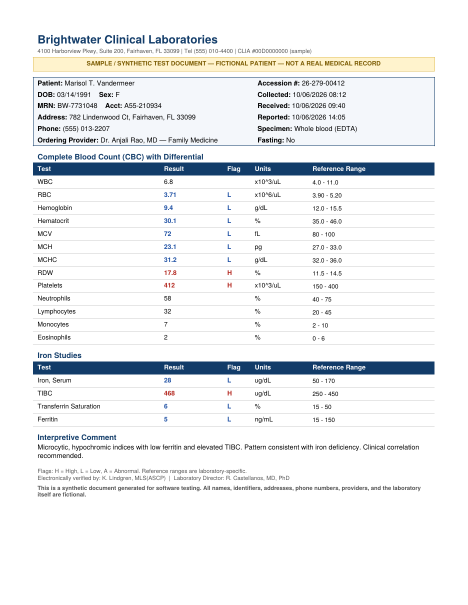
#> input picture labdog-app/mock-reports/01_cbc_iron_deficiency_anemia.png, 935 x 1210 px (shown at 1/2 size)
$ python -i tools.py   (imports and definitions only)   (older library calls are emulated)
#> lines starting #> are read from the running program, lines starting #| are printed output that depends on the picture
#> further down, picture is the input picture: shape (1210, 935, 3); mean B, G, R 241.6, 240.3, 238.6
import cv2
import logging

MAX_SIDE = 1600
MAX_OUT = 2600

MIN_SIDE = 300
BLANK_STD = 8
DARK_MEAN = 40
BLUR_SHARP = 20

def post_process(img):
    # upscale images based on size so i dont explode memory
    longest = max(img.shape[:2])
    if longest > MAX_OUT:
        scale = MAX_OUT / longest
        return cv2.resize(img, None, fx=scale, fy=scale, interpolation=cv2.INTER_AREA)
    if longest >= MAX_SIDE:
        return img
    return cv2.resize(img, None, fx=2, fy=2, interpolation=cv2.INTER_CUBIC)


def check_quality(img):
    # check the quality of the image before sending it over to model

    h, w = img.shape[:2]
#> h = 1210; w = 935
    if min(h, w) < MIN_SIDE:
        return "small", "That photo is too small to read. Move closer so the page fills the frame."

    gray = cv2.cvtColor(img, cv2.COLOR_BGR2GRAY)
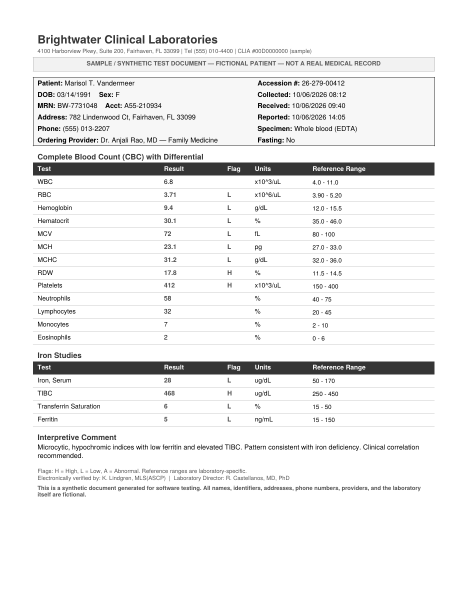
#> gray: shape (1210, 935) (shown at 1/2 size); min 0, max 255, mean 240
    longest = max(h, w)
#> longest = 1210
    # make sure sizing stays consistent
    if longest > 800:
        s = 800 / longest
#> s = 0.661
        gray = cv2.resize(gray, None, fx=s, fy=s, interpolation=cv2.INTER_AREA)
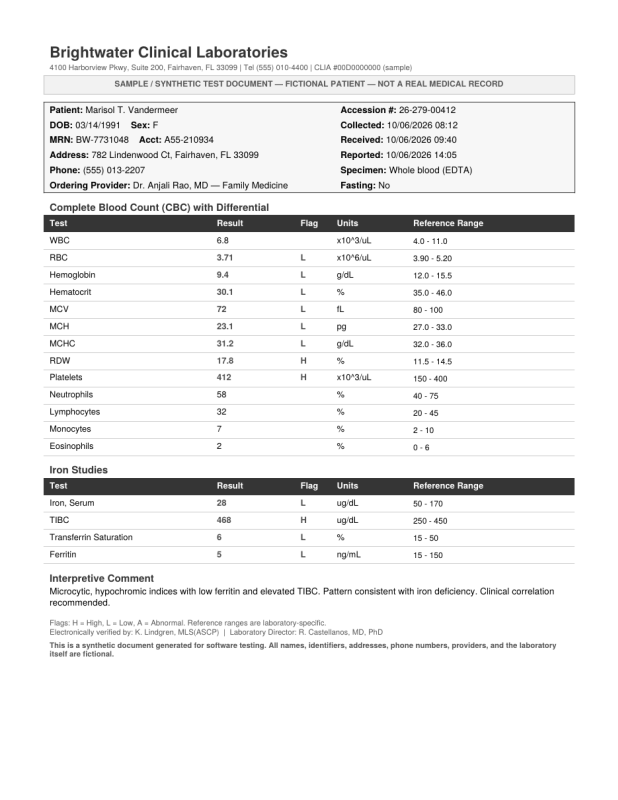
#> gray: shape (800, 618); min 0, max 255, mean 240

    # grab characteristics to double check quality for 3 cases (blank, blurry, dark)
    std = float(gray.std())
#> std = 44.34
    mean = float(gray.mean())
#> mean = 240
    sharp = float(cv2.Laplacian(gray, cv2.CV_64F).var())
#> sharp = 3126.6
    logging.info("quality std=%.1f mean=%.1f sharp=%.1f", std, mean, sharp)

    if std < BLANK_STD:
        return "blank", "The photo seems blank. Make sure the page is in view and that the document is the right one."
    if mean < DARK_MEAN:
        return "dark", "The photo is too dark to read. Move somewhere brighter or turn on a light."
    if sharp < BLUR_SHARP:
        return "blurry", "The photo is too blurry to read. Hold the phone steady, let it focus, and try again."
    return None

>>> import cv2
>>> picture = cv2.imread('../labdog-app/mock-reports/01_cbc_iron_deficiency_anemia.png')
>>> result = check_quality(picture)

$ run again, on labdog-app/mock-reports/02_lipid_panel_hyperlipidemia.png
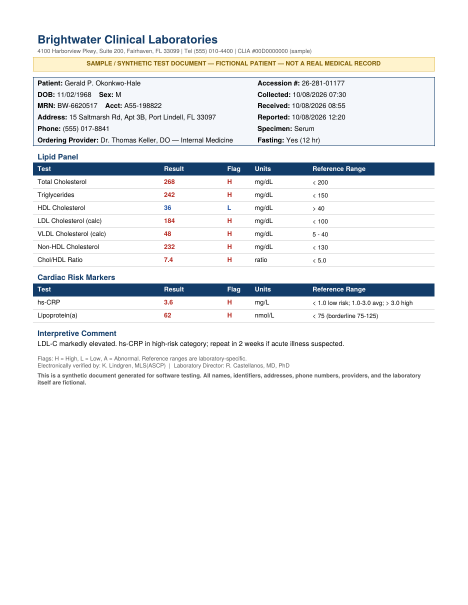
#> input picture labdog-app/mock-reports/02_lipid_panel_hyperlipidemia.png, 935 x 1210 px (shown at 1/2 size)
#> picture is the input picture: shape (1210, 935, 3); mean B, G, R 242.4, 241.1, 239.6
#> in check_quality, `gray = cv2.cvtColor(img, cv2.COLOR_BGR2GRAY)`:
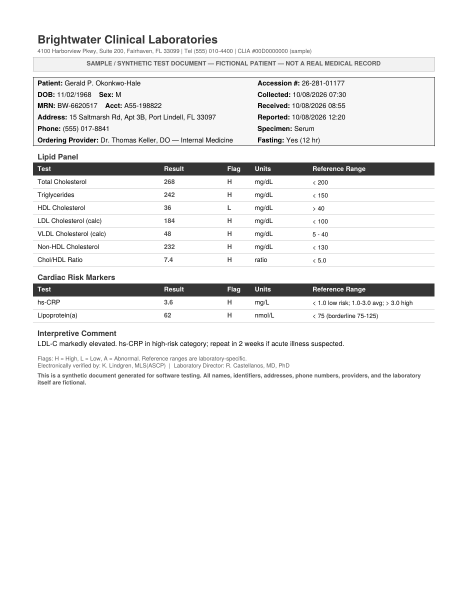
#> gray: shape (1210, 935) (shown at 1/2 size); min 0, max 255, mean 240.9
#> in check_quality, `gray = cv2.resize(gray, None, fx=s, fy=s, interpolation=cv2.INTER_AREA)`:
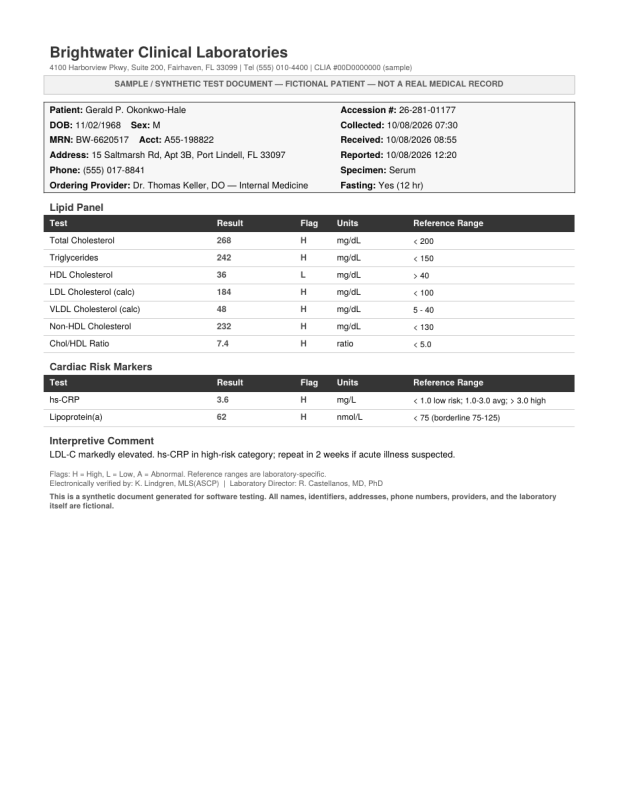
#> gray: shape (800, 618); min 0, max 255, mean 240.9
#> std = 43.73
#> mean = 240.9
#> sharp = 2784.8

$ run again, on labdog-app/mock-reports/03_cmp_a1c_type2_diabetes.png
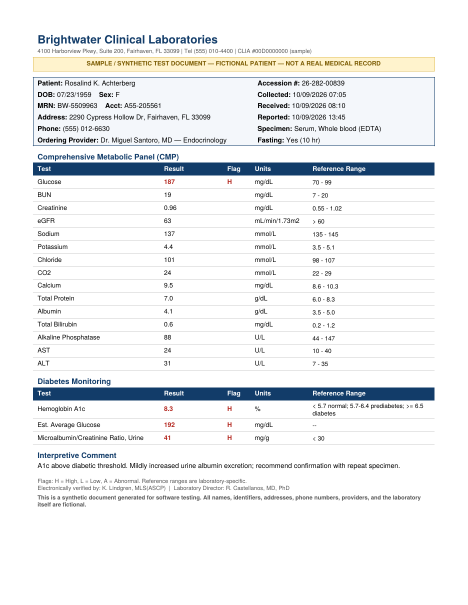
#> input picture labdog-app/mock-reports/03_cmp_a1c_type2_diabetes.png, 935 x 1210 px (shown at 1/2 size)
#> picture is the input picture: shape (1210, 935, 3); mean B, G, R 241.1, 239.9, 238.2
#> in check_quality, `gray = cv2.cvtColor(img, cv2.COLOR_BGR2GRAY)`:
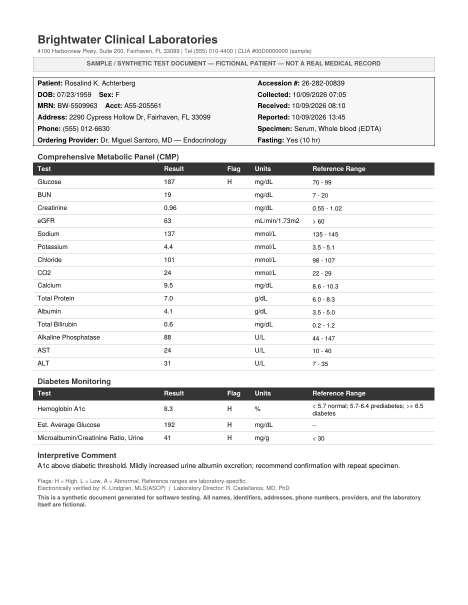
#> gray: shape (1210, 935) (shown at 1/2 size); min 0, max 255, mean 239.6
#> in check_quality, `gray = cv2.resize(gray, None, fx=s, fy=s, interpolation=cv2.INTER_AREA)`:
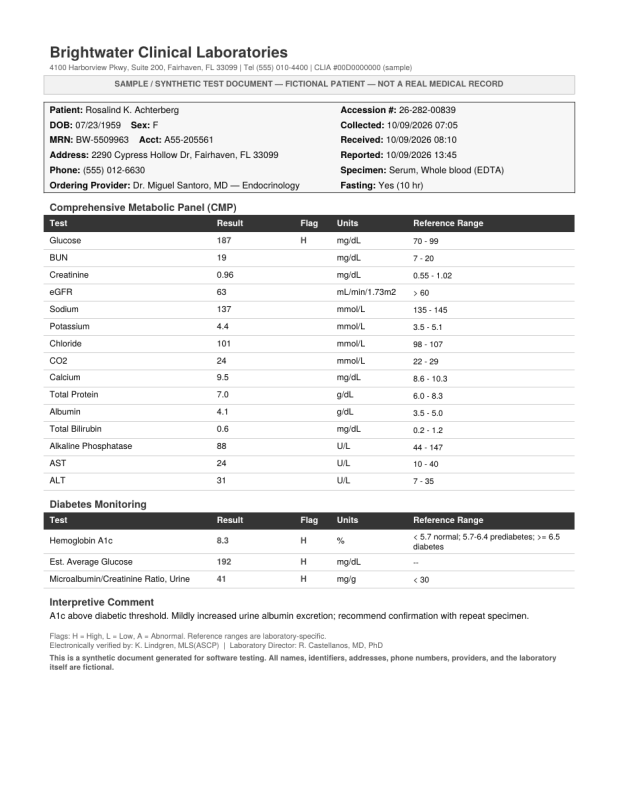
#> gray: shape (800, 618); min 0, max 255, mean 239.6
#> std = 44.58
#> mean = 239.6
#> sharp = 3263.2
